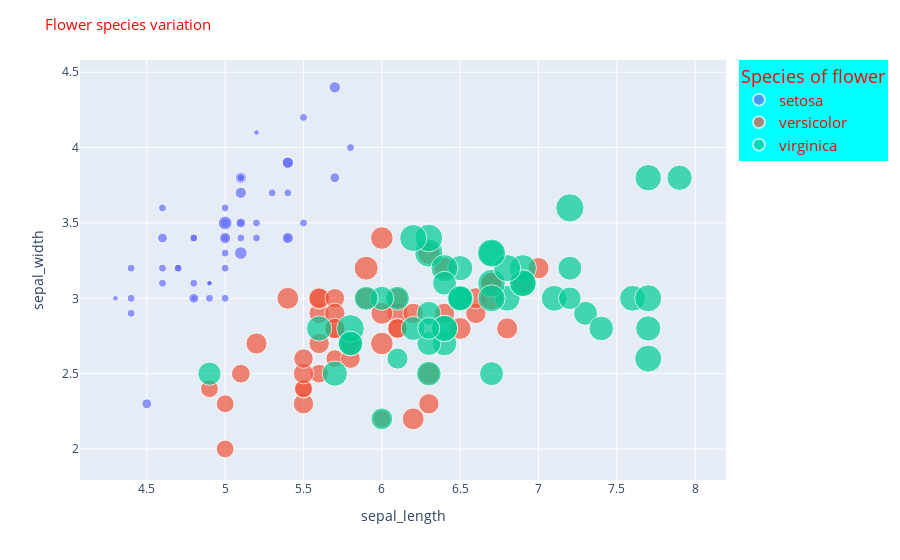

Notebook code cell kept with this figure:
### Code cell
fig = px.scatter(iris, x = 'sepal_length', y = 'sepal_width', color = 'species',hover_data = ['petal_length'], 
           size = 'petal_width')
fig.update_layout(title_text = 'Flower species variation', title_font_size = 15, title_font_color = 'red')

for i , j in zip(['Setosa: Good for medicine' , 'Vesicolor: Good for cancer treatment', 'virginica: Homeopathic medicine']
                 ,['species=setosa', 'species=versicolor', 'species=virginica']):
    fig.update_traces(name = i, selector = {'legendgroup':j})
    
fig.update_layout(legend_bgcolor = 'aqua', legend_font_color = 'red', legend_font_size = 15, legend_title_text = 'Species of flower')
    
fig.show()

### Figure 1 — Plotly figure (JSON) as saved in the notebook; plotly's stock layout.template omitted (floating-point values rounded to 4 significant figures)
{"data": [{"customdata": [[1.4], [1.4], [1.3], [1.5], [1.4], [1.7], [1.4], [1.5], [1.4], [1.5], [1.5], [1.6], [1.4], [1.1], [1.2], [1.5], [1.3], [1.4], [1.7], [1.5], [1.7], [1.5], [1], [1.7], [1.9], [1.6], [1.6], [1.5], [1.4], [1.6], [1.6], [1.5], [1.5], [1.4], [1.5], [1.2], [1.3], [1.5], [1.3], [1.5], [1.3], [1.3], [1.3], [1.6], [1.9], [1.4], [1.6], [1.4], [1.5], [1.4]], "hovertemplate": "species=setosa<br>sepal_length=%{x}<br>sepal_width=%{y}<br>petal_width=%{marker.size}<br>petal_length=%{customdata[0]}<extra></extra>", "legendgroup": "setosa", "marker": {"color": "#636efa", "size": [0.2, 0.2, 0.2, 0.2, 0.2, 0.4, 0.3, 0.2, 0.2, 0.1, 0.2, 0.2, 0.1, 0.1, 0.2, 0.4, 0.4, 0.3, 0.3, 0.3, 0.2, 0.4, 0.2, 0.5, 0.2, 0.2, 0.4, 0.2, 0.2, 0.2, 0.2, 0.4, 0.1, 0.2, 0.1, 0.2, 0.2, 0.1, 0.2, 0.2, 0.3, 0.3, 0.2, 0.6, 0.4, 0.3, 0.2, 0.2, 0.2, 0.2], "sizemode": "area", "sizeref": 0.00625, "symbol": "circle"}, "mode": "markers", "name": "setosa", "orientation": "v", "showlegend": true, "type": "scatter", "x": [5.1, 4.9, 4.7, 4.6, 5, 5.4, 4.6, 5, 4.4, 4.9, 5.4, 4.8, 4.8, 4.3, 5.8, 5.7, 5.4, 5.1, 5.7, 5.1, 5.4, 5.1, 4.6, 5.1, 4.8, 5, 5, 5.2, 5.2, 4.7, 4.8, 5.4, 5.2, 5.5, 4.9, 5, 5.5, 4.9, 4.4, 5.1, 5, 4.5, 4.4, 5, 5.1, 4.8, 5.1, 4.6, 5.3, 5], "xaxis": "x", "y": [3.5, 3, 3.2, 3.1, 3.6, 3.9, 3.4, 3.4, 2.9, 3.1, 3.7, 3.4, 3, 3, 4, 4.4, 3.9, 3.5, 3.8, 3.8, 3.4, 3.7, 3.6, 3.3, 3.4, 3, 3.4, 3.5, 3.4, 3.2, 3.1, 3.4, 4.1, 4.2, 3.1, 3.2, 3.5, 3.1, 3, 3.4, 3.5, 2.3, 3.2, 3.5, 3.8, 3, 3.8, 3.2, 3.7, 3.3], "yaxis": "y"}, {"customdata": [[4.7], [4.5], [4.9], [4], [4.6], [4.5], [4.7], [3.3], [4.6], [3.9], [3.5], [4.2], [4], [4.7], [3.6], [4.4], [4.5], [4.1], [4.5], [3.9], [4.8], [4], [4.9], [4.7], [4.3], [4.4], [4.8], [5], [4.5], [3.5], [3.8], [3.7], [3.9], [5.1], [4.5], [4.5], [4.7], [4.4], [4.1], [4], [4.4], [4.6], [4], [3.3], [4.2], [4.2], [4.2], [4.3], [3], [4.1]], "hovertemplate": "species=versicolor<br>sepal_length=%{x}<br>sepal_width=%{y}<br>petal_width=%{marker.size}<br>petal_length=%{customdata[0]}<extra></extra>", "legendgroup": "versicolor", "marker": {"color": "#EF553B", "size": [1.4, 1.5, 1.5, 1.3, 1.5, 1.3, 1.6, 1, 1.3, 1.4, 1, 1.5, 1, 1.4, 1.3, 1.4, 1.5, 1, 1.5, 1.1, 1.8, 1.3, 1.5, 1.2, 1.3, 1.4, 1.4, 1.7, 1.5, 1, 1.1, 1, 1.2, 1.6, 1.5, 1.6, 1.5, 1.3, 1.3, 1.3, 1.2, 1.4, 1.2, 1, 1.3, 1.2, 1.3, 1.3, 1.1, 1.3], "sizemode": "area", "sizeref": 0.00625, "symbol": "circle"}, "mode": "markers", "name": "versicolor", "orientation": "v", "showlegend": true, "type": "scatter", "x": [7, 6.4, 6.9, 5.5, 6.5, 5.7, 6.3, 4.9, 6.6, 5.2, 5, 5.9, 6, 6.1, 5.6, 6.7, 5.6, 5.8, 6.2, 5.6, 5.9, 6.1, 6.3, 6.1, 6.4, 6.6, 6.8, 6.7, 6, 5.7, 5.5, 5.5, 5.8, 6, 5.4, 6, 6.7, 6.3, 5.6, 5.5, 5.5, 6.1, 5.8, 5, 5.6, 5.7, 5.7, 6.2, 5.1, 5.7], "xaxis": "x", "y": [3.2, 3.2, 3.1, 2.3, 2.8, 2.8, 3.3, 2.4, 2.9, 2.7, 2, 3, 2.2, 2.9, 2.9, 3.1, 3, 2.7, 2.2, 2.5, 3.2, 2.8, 2.5, 2.8, 2.9, 3, 2.8, 3, 2.9, 2.6, 2.4, 2.4, 2.7, 2.7, 3, 3.4, 3.1, 2.3, 3, 2.5, 2.6, 3, 2.6, 2.3, 2.7, 3, 2.9, 2.9, 2.5, 2.8], "yaxis": "y"}, {"customdata": [[6], [5.1], [5.9], [5.6], [5.8], [6.6], [4.5], [6.3], [5.8], [6.1], [5.1], [5.3], [5.5], [5], [5.1], [5.3], [5.5], [6.7], [6.9], [5], [5.7], [4.9], [6.7], [4.9], [5.7], [6], [4.8], [4.9], [5.6], [5.8], [6.1], [6.4], [5.6], [5.1], [5.6], [6.1], [5.6], [5.5], [4.8], [5.4], [5.6], [5.1], [5.1], [5.9], [5.7], [5.2], [5], [5.2], [5.4], [5.1]], "hovertemplate": "species=virginica<br>sepal_length=%{x}<br>sepal_width=%{y}<br>petal_width=%{marker.size}<br>petal_length=%{customdata[0]}<extra></extra>", "legendgroup": "virginica", "marker": {"color": "#00cc96", "size": [2.5, 1.9, 2.1, 1.8, 2.2, 2.1, 1.7, 1.8, 1.8, 2.5, 2, 1.9, 2.1, 2, 2.4, 2.3, 1.8, 2.2, 2.3, 1.5, 2.3, 2, 2, 1.8, 2.1, 1.8, 1.8, 1.8, 2.1, 1.6, 1.9, 2, 2.2, 1.5, 1.4, 2.3, 2.4, 1.8, 1.8, 2.1, 2.4, 2.3, 1.9, 2.3, 2.5, 2.3, 1.9, 2, 2.3, 1.8], "sizemode": "area", "sizeref": 0.00625, "symbol": "circle"}, "mode": "markers", "name": "virginica", "orientation": "v", "showlegend": true, "type": "scatter", "x": [6.3, 5.8, 7.1, 6.3, 6.5, 7.6, 4.9, 7.3, 6.7, 7.2, 6.5, 6.4, 6.8, 5.7, 5.8, 6.4, 6.5, 7.7, 7.7, 6, 6.9, 5.6, 7.7, 6.3, 6.7, 7.2, 6.2, 6.1, 6.4, 7.2, 7.4, 7.9, 6.4, 6.3, 6.1, 7.7, 6.3, 6.4, 6, 6.9, 6.7, 6.9, 5.8, 6.8, 6.7, 6.7, 6.3, 6.5, 6.2, 5.9], "xaxis": "x", "y": [3.3, 2.7, 3, 2.9, 3, 3, 2.5, 2.9, 2.5, 3.6, 3.2, 2.7, 3, 2.5, 2.8, 3.2, 3, 3.8, 2.6, 2.2, 3.2, 2.8, 2.8, 2.7, 3.3, 3.2, 2.8, 3, 2.8, 3, 2.8, 3.8, 2.8, 2.8, 2.6, 3, 3.4, 3.1, 3, 3.1, 3.1, 3.1, 2.7, 3.2, 3.3, 3, 2.5, 3, 3.4, 3], "yaxis": "y"}], "layout": {"legend": {"bgcolor": "aqua", "font": {"color": "red", "size": 15}, "itemsizing": "constant", "title": {"text": "Species of flower"}, "tracegroupgap": 0}, "margin": {"t": 60}, "title": {"font": {"color": "red", "size": 15}, "text": "Flower species variation"}, "xaxis": {"anchor": "y", "domain": [0, 1], "title": {"text": "sepal_length"}}, "yaxis": {"anchor": "x", "domain": [0, 1], "title": {"text": "sepal_width"}}}}
